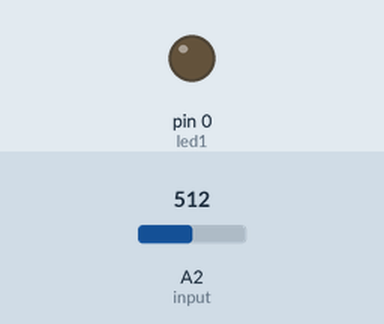
Simulated run of this sketch. Board: Arduino Uno, built with avr-gcc and run on an emulated ATmega328P. On the bench: output pins drawn as LEDs (lit = HIGH). Inputs (shaded band) come from the test bench; at power-on: A2 (input) = 512.

Above: at 1.2 s.
1.3 s: A2 (input) set to 531
At 2.5 s:
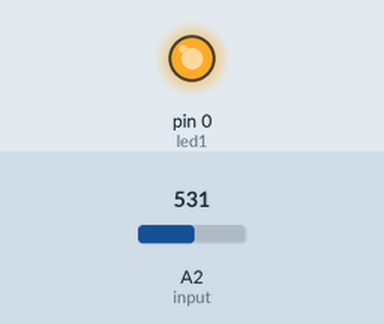
2.8 s: A2 (input) set to 511
At 4.0 s:
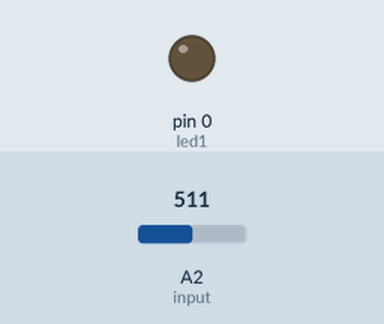
4.3 s: A2 (input) set to 716
At 5.4 s:
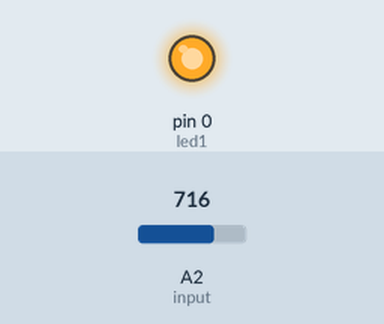
Timing chart, 0 to 7.3 s (numbered marks = the images above; inputs shaded):
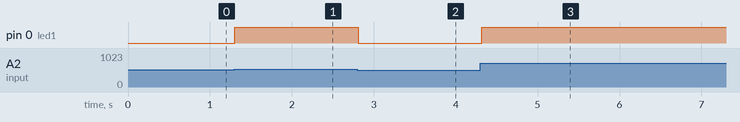

Measured:
- the behaviour switches between 513 and 514 on A2 (input) (found by bisection; images 0 and 1)
- after the input at 1.3 s, pin 0 (led1): LOW → HIGH at once
- after the input at 2.8 s, pin 0 (led1): HIGH → LOW at once
- after the input at 4.3 s, pin 0 (led1): LOW → HIGH at once

The sketch:

attinyPotLed.ino
```cpp
/*

               |1--  --8| -- VCC
               |2      7|
     pot-> A2  |3      6|
       GND--   |4------5|  LED -- to --GND


*/

int led1 = 0;

int input = A2;
void setup() {
  pinMode(led1, OUTPUT);

  pinMode(input, INPUT);
}

void loop() {

  int val = analogRead(input);

  long brightness = map(val, 0,1023,0,255);

  analogWrite(led1, brightness);
  delay(50);
}
```
